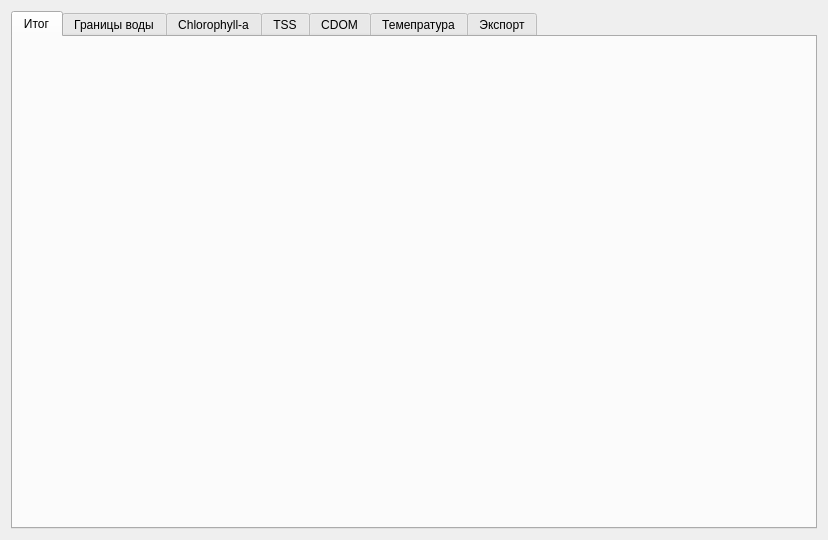
<?xml version="1.0" encoding="UTF-8"?>
<ui version="4.0">
 <class>ResultPage</class>
 <widget class="QWidget" name="ResultPage">
  <property name="geometry">
   <rect>
    <x>0</x>
    <y>0</y>
    <width>828</width>
    <height>540</height>
   </rect>
  </property>
  <property name="windowTitle">
   <string>Form</string>
  </property>
  <layout class="QVBoxLayout" name="verticalLayout">
   <item>
    <widget class="QTabWidget" name="tabWidget">
     <property name="currentIndex">
      <number>0</number>
     </property>
     <widget class="QWidget" name="tab_summary">
      <attribute name="title">
       <string>Итог</string>
      </attribute>
      <layout class="QVBoxLayout" name="verticalLayout_7"/>
     </widget>
     <widget class="QWidget" name="tab_water">
      <attribute name="title">
       <string>Границы воды</string>
      </attribute>
      <layout class="QVBoxLayout" name="verticalLayout_3"/>
     </widget>
     <widget class="QWidget" name="tab_chloro">
      <attribute name="title">
       <string>Chlorophyll-a</string>
      </attribute>
      <layout class="QVBoxLayout" name="verticalLayout_4"/>
     </widget>
     <widget class="QWidget" name="tab_tss">
      <attribute name="title">
       <string>TSS</string>
      </attribute>
      <layout class="QVBoxLayout" name="verticalLayout_5"/>
     </widget>
     <widget class="QWidget" name="tab_cdom">
      <attribute name="title">
       <string>CDOM</string>
      </attribute>
      <layout class="QVBoxLayout" name="verticalLayout_2"/>
     </widget>
     <widget class="QWidget" name="tab_temp">
      <attribute name="title">
       <string>Темепратура</string>
      </attribute>
      <layout class="QVBoxLayout" name="verticalLayout_6"/>
     </widget>
     <widget class="QWidget" name="tab_export">
      <attribute name="title">
       <string>Экспорт</string>
      </attribute>
      <layout class="QGridLayout" name="gridLayout">
       <item row="3" column="1" alignment="Qt::AlignmentFlag::AlignRight">
        <widget class="QCheckBox" name="chk_ind_tss">
         <property name="text">
          <string>Индекс</string>
         </property>
        </widget>
       </item>
       <item row="1" column="1" alignment="Qt::AlignmentFlag::AlignRight">
        <widget class="QCheckBox" name="chk_ind_water">
         <property name="layoutDirection">
          <enum>Qt::LayoutDirection::LeftToRight</enum>
         </property>
         <property name="text">
          <string>Индекс</string>
         </property>
        </widget>
       </item>
       <item row="1" column="0">
        <widget class="QLabel" name="lbl_water">
         <property name="text">
          <string>Границы воды</string>
         </property>
        </widget>
       </item>
       <item row="4" column="1" alignment="Qt::AlignmentFlag::AlignRight">
        <widget class="QCheckBox" name="chk_ind_cdom">
         <property name="text">
          <string>Индекс</string>
         </property>
        </widget>
       </item>
       <item row="5" column="1" alignment="Qt::AlignmentFlag::AlignRight">
        <widget class="QCheckBox" name="chk_ind_temp">
         <property name="text">
          <string>Индекс</string>
         </property>
        </widget>
       </item>
       <item row="8" column="0">
        <widget class="QPushButton" name="pb_go">
         <property name="sizePolicy">
          <sizepolicy hsizetype="Fixed" vsizetype="Fixed">
           <horstretch>0</horstretch>
           <verstretch>0</verstretch>
          </sizepolicy>
         </property>
         <property name="text">
          <string>Ok</string>
         </property>
        </widget>
       </item>
       <item row="6" column="0">
        <widget class="QLabel" name="lbl_summary">
         <property name="text">
          <string>Итог</string>
         </property>
        </widget>
       </item>
       <item row="2" column="0">
        <widget class="QLabel" name="lbl_chloro">
         <property name="text">
          <string>Chlorophyll-a</string>
         </property>
        </widget>
       </item>
       <item row="1" column="2" alignment="Qt::AlignmentFlag::AlignLeft">
        <widget class="QCheckBox" name="chk_desc_water">
         <property name="text">
          <string>Описание</string>
         </property>
        </widget>
       </item>
       <item row="2" column="2" alignment="Qt::AlignmentFlag::AlignLeft">
        <widget class="QCheckBox" name="chk_desc_chloro">
         <property name="text">
          <string>Описание</string>
         </property>
        </widget>
       </item>
       <item row="4" column="2" alignment="Qt::AlignmentFlag::AlignLeft">
        <widget class="QCheckBox" name="chk_desc_cdom">
         <property name="text">
          <string>Описание</string>
         </property>
        </widget>
       </item>
       <item row="3" column="0">
        <widget class="QLabel" name="lbl_tss">
         <property name="text">
          <string>TSS</string>
         </property>
        </widget>
       </item>
       <item row="2" column="1" alignment="Qt::AlignmentFlag::AlignRight">
        <widget class="QCheckBox" name="chk_ind_chloro">
         <property name="text">
          <string>Индекс</string>
         </property>
        </widget>
       </item>
       <item row="7" column="0" colspan="2">
        <widget class="QLineEdit" name="le_dir">
         <property name="sizePolicy">
          <sizepolicy hsizetype="Expanding" vsizetype="Fixed">
           <horstretch>0</horstretch>
           <verstretch>0</verstretch>
          </sizepolicy>
         </property>
        </widget>
       </item>
       <item row="3" column="2" alignment="Qt::AlignmentFlag::AlignLeft">
        <widget class="QCheckBox" name="chk_desc_tss">
         <property name="text">
          <string>Описание</string>
         </property>
        </widget>
       </item>
       <item row="6" column="2" alignment="Qt::AlignmentFlag::AlignLeft">
        <widget class="QCheckBox" name="chk_desc_summary">
         <property name="text">
          <string>Описание</string>
         </property>
        </widget>
       </item>
       <item row="5" column="0">
        <widget class="QLabel" name="lbl_temp">
         <property name="text">
          <string>Температура</string>
         </property>
        </widget>
       </item>
       <item row="4" column="0">
        <widget class="QLabel" name="lbl_cdom">
         <property name="text">
          <string>CDOM</string>
         </property>
        </widget>
       </item>
       <item row="5" column="2" alignment="Qt::AlignmentFlag::AlignLeft">
        <widget class="QCheckBox" name="chk_desc_temp">
         <property name="text">
          <string>Описание</string>
         </property>
        </widget>
       </item>
       <item row="7" column="2">
        <widget class="QPushButton" name="pb_browse">
         <property name="sizePolicy">
          <sizepolicy hsizetype="Fixed" vsizetype="Fixed">
           <horstretch>0</horstretch>
           <verstretch>0</verstretch>
          </sizepolicy>
         </property>
         <property name="text">
          <string>Открыть</string>
         </property>
        </widget>
       </item>
      </layout>
     </widget>
    </widget>
   </item>
  </layout>
 </widget>
 <resources/>
 <connections/>
</ui>
